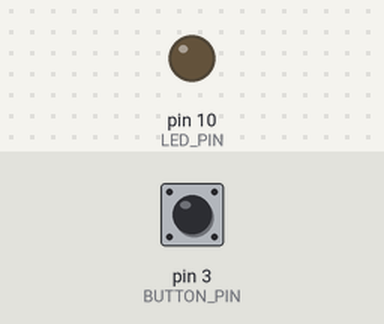
This sketch was run on a simulated Arduino Uno, built with avr-gcc and run on an emulated ATmega328P. Parts: output pins drawn as LEDs (lit = HIGH). Dashed ring = blinking. The test bench sets the inputs (shaded band); at power-on: pin 3 (BUTTON_PIN) HIGH. What the sketch prints to the serial monitor is not drawn.

Above: at 1.2 s.
1.3 s: pin 3 (BUTTON_PIN) pulled LOW for 0.15 s
At 1.38 s:
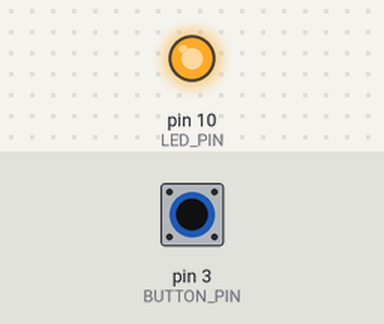
2.9 s: pin 3 (BUTTON_PIN) pulled LOW for 0.15 s
At 3.9 s:
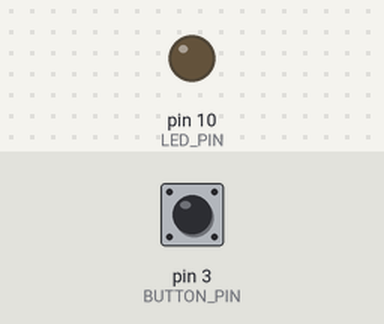
6.0 s: pin 3 (BUTTON_PIN) pulled LOW for 3.2 s
At 7.1 s:
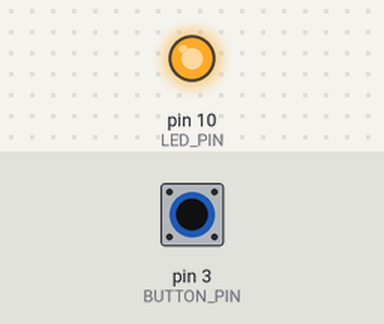
10.7 s: pin 3 (BUTTON_PIN) pulsed LOW 2 times (0.12 s each, 0.3 s apart)
At 10.76 s:
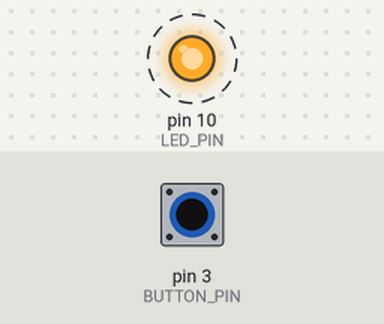
14.3 s: pin 3 (BUTTON_PIN) pulsed LOW 5 times (0.12 s each, 0.3 s apart)
At 16.0 s:
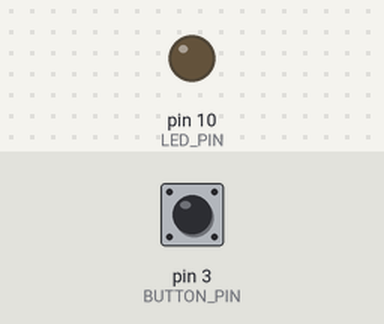
Timing chart, 0 to 17.5 s (numbered marks = the images above; inputs shaded):
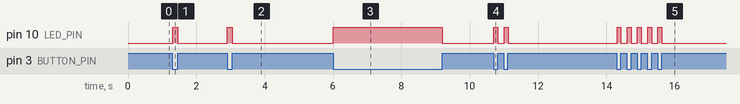

Measured:
- after the input at 1.3 s, pin 10 (LED_PIN): LOW → HIGH at once, → LOW 0.15 s later
- after the input at 2.9 s, pin 10 (LED_PIN): LOW → HIGH at once, → LOW 0.14 s later
- after the input at 6.0 s, pin 10 (LED_PIN): LOW → HIGH at once, → LOW 3.2 s later
- after the input at 10.7 s, pin 10 (LED_PIN): alternates HIGH for 0.11 s and LOW for 0.19 s, 4 changes in all, then stays LOW, starting at once
- after the input at 14.3 s, pin 10 (LED_PIN): alternates HIGH for 0.11 s and LOW for 0.19 s, 10 changes in all, then stays LOW, starting at once

The sketch:

LED.ino
```cpp
const int BUTTON_PIN = 3;  // 按鍵的接腳
const int LED_PIN =  10;   // LED燈的接腳


void setup() {
  pinMode(LED_PIN, OUTPUT);   //設定LED的PIN腳為輸出
  pinMode(BUTTON_PIN, INPUT_PULLUP); //設定按鈕的接腳為輸入，因為我們要讀取它的狀態
  Serial.begin(9600);
}

void loop() {
  if(!digitalRead(BUTTON_PIN)){          //如果按鍵按了
    Serial.println("HIGH");
    digitalWrite(LED_PIN, HIGH);   //LED就亮了
  }else{                           //如果按鍵是未按下
    digitalWrite(LED_PIN, LOW);    //LED就不亮
    Serial.println("LOW");
  }
}
```
